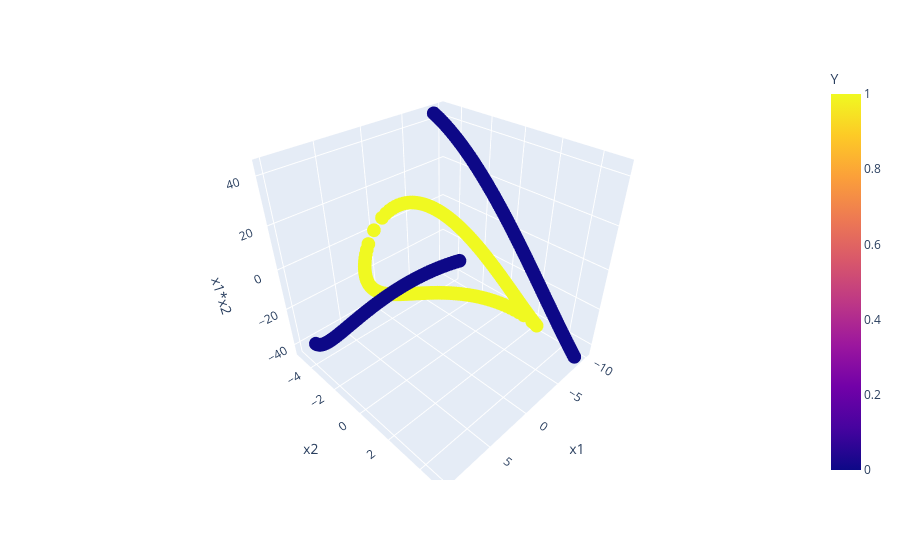

Notebook code for this chart:
### Code cell
import plotly.express as px
fig=px.scatter_3d(df,x='x1',y='x2',z='x1*x2',color='Y')
fig.show()

### Figure 1 — Plotly figure (JSON) as saved in the notebook; plotly's stock layout.template omitted (floating-point values rounded to 4 significant figures; data arrays with more than 128 entries replaced by an {"elided": "..."} marker saying what was removed)
{"data": [{"hovertemplate": "x1=%{x}<br>x2=%{y}<br>x1*x2=%{z}<br>Y=%{marker.color}<extra></extra>", "legendgroup": "", "marker": {"color": {"elided": "400 int values"}, "coloraxis": "coloraxis", "symbol": "circle"}, "mode": "markers", "name": "", "scene": "scene", "showlegend": false, "type": "scatter3d", "x": {"elided": "400 float values"}, "y": {"elided": "400 float values"}, "z": {"elided": "400 float values"}}], "layout": {"coloraxis": {"colorbar": {"title": {"text": "Y"}}, "colorscale": [[0, "#0d0887"], [0.1111, "#46039f"], [0.2222, "#7201a8"], [0.3333, "#9c179e"], [0.4444, "#bd3786"], [0.5556, "#d8576b"], [0.6667, "#ed7953"], [0.7778, "#fb9f3a"], [0.8889, "#fdca26"], [1, "#f0f921"]]}, "legend": {"tracegroupgap": 0}, "margin": {"t": 60}, "scene": {"domain": {"x": [0, 1], "y": [0, 1]}, "xaxis": {"title": {"text": "x1"}}, "yaxis": {"title": {"text": "x2"}}, "zaxis": {"title": {"text": "x1*x2"}}}}}
